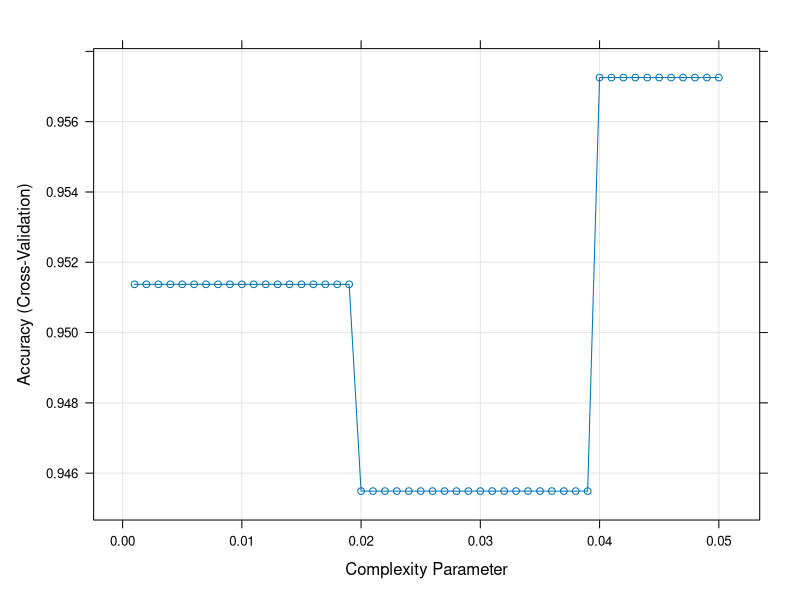

Here is the R script that generated this plot:

data <- read.csv("travel-times.csv")

summary(data)
apply(data, MARGIN = 2, FUN = function(x) length(which(x == "-")))
apply(data, MARGIN = 2, FUN = function(x) length(which(is.na(x))))
apply(data, MARGIN = 2, FUN = function(x) length(which(x == "")))
# nijedna varijabla nema NA vrednosti
# varijable FuelEconomy, GoingTo i Comments imaju prazne stringove i varijablama FUelEco i GoingTo cemo te stringove zameniti NA vrednostima
# varijablu Comments, zbog prevelikog broja needostajucih vrednosti, treba ukloniti i zbog toga necemo uklanjati nedostajuce vrednosti
# ostace privremeno radi potrebe za neki od narednih koraka

# uklanjanje nedostajucih vrednosti:
str(data)
table(data$GoingTo)
summary(data)
data$GoingTo[data$GoingTo == "" | data$GoingTo == "-"] <- NA
data$GoingTo[is.na(data$GoingTo)] <- "Work"
data$GoingTo <- as.factor(data$GoingTo)

data$DayOfWeek <- as.factor(data$DayOfWeek)
table(data$FuelEconomy)
data$FuelEconomy[data$FuelEconomy == "" | data$FuelEconomy == "-"] <- NA
length(which(is.na(data$FuelEconomy)))
data$FuelEconomy <- as.numeric(data$FuelEconomy)
class(data$FuelEconomy)
shapiro.test(data$FuelEconomy)
#s obzirom da varijabla nema N raspodelu, NA vrednosti zamenicemo medijanom varijable

medijanaFuelEco <- median(data$FuelEconomy, na.rm = TRUE)
medijanaFuelEco
data$FuelEconomy[is.na(data$FuelEconomy)] <- medijanaFuelEco

# kreiranje izlazne varijable
data$Take407All <- ifelse(data$Congestion407 < 0.61 & data$Comments == "", yes = "Yes", no = "No")
data$Take407All <- factor(data$Take407All)
data$Congestion407 <- NULL
data$Comments <- NULL
data$Date <- NULL
data$DayOfWeek <- NULL
data$StartTime <- NULL
# izbacili smo nepotrebne

str(data)

# kad sredimo podatke, kreiramo trening i test set
install.packages('caret')
library(caret)
set.seed(1010)
indexes <- createDataPartition(data$Take407All, p = 0.8, list = FALSE)
train.data <- data[indexes, ]
test.data <- data[-indexes, ]

# nakon toga, rpart u cheatsheetu
library(rpart)
tree1 <- rpart(Take407All ~ . , 
               data = train.data,
               method = "class")

# pravimo predikciju
tree1.pred <- predict(tree1, newdata = test.data, type = "class")

# pravimo konfuzionu matricu
tree1.cm <- table(true = test.data$Take407All, predicted = tree1.pred)
tree1.cm

# napisemo funkciju za evaluaciju i odradimo je na cm
# OVO MORAMO SAMI, OVO JE KAD JE YES POZITIVNA, SAMO OBRNES KAD JE NO POZITIVNA
getEvaluationMetrics <- function(cm){
  
  TP <- cm[2,2]
  TN <- cm[1,1]
  FP <- cm[1,2]
  FN <- cm[2,1]
  
  accuracy = sum(diag(cm))/sum(cm)
  precision <- TP / (TP + FP)
  recall <- TP / (TP + FN)
  F1 <- (2 * precision * recall) / (precision + recall)
  
  c(Accuracy = accuracy, 
    Precision = precision, 
    Recall = recall, 
    F1 = F1)
  
}

eval.tree1 <- getEvaluationMetrics(tree1.cm) 
eval.tree1
# accuracy = procenat tacnih predikcija
# precision = udeo onih koje smo predvideli da su pozitivne koje su stvarno pozitivne
# recall = udeo observacija koje su stvarno pozitivne koje smo predvideli da su pozitivne
# F1 = balans izmedju precision i recall

# poslednji deo cross validacija <folds> cheatsheet
library(e1071)
library(caret)
numFolds = trainControl(method = "cv", number = 10) # KREIRATI NOVO STABLO U 10 ITERACIJA PA ZATO 10
cpGrid = expand.grid(.cp = seq(from = 0.001, to = 0.05, by = 0.001)) # ovi brojevi uvek
set.seed(1010) # OVO JE JAKO BITNO PRE KROS VALIDACIJE !
crossvalidation <- train(Take407All ~ . ,
                         data = train.data,
                         method = "rpart", 
                         control = rpart.control(minsplit = 10), 
                         trControl = numFolds, 
                         tuneGrid = cpGrid) 
crossvalidation
plot(crossvalidation)

# najbolje za cp uzimamo = 0.05, pise dole

# PRUNE JE U CHEATSHEETU
tree2 <- prune(tree1, cp = 0.05)
tree2.pred <- predict(tree2, newdata = test.data, type = "class")
tree2.cm <- table(true = test.data$Take407All, predicted = tree2.pred) # OVO NEMA U CHEATSHEETU
eval.tree2 <- getEvaluationMetrics(tree2.cm)

eval.tree1
eval.tree2
data.frame(rbind(eval.tree1, eval.tree2), row.names = c("prvi","drugi"))

# komentari kako se promenilo nesto
# ovo je napisala Lidija: #komentar : prvi model je savrsen ali to je nerealno





